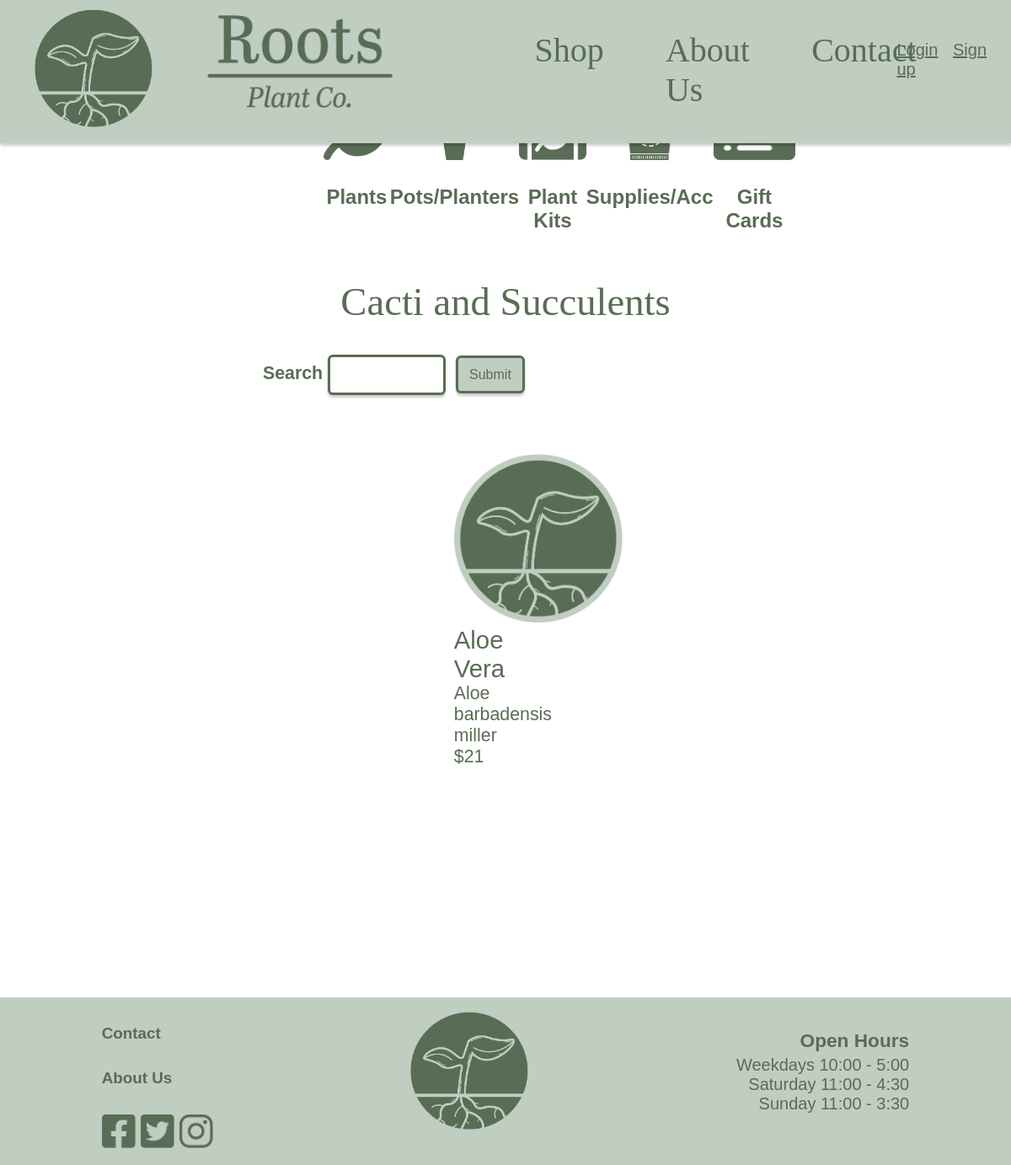
Before: /shopPlantsCactiSucculents with the older database file.
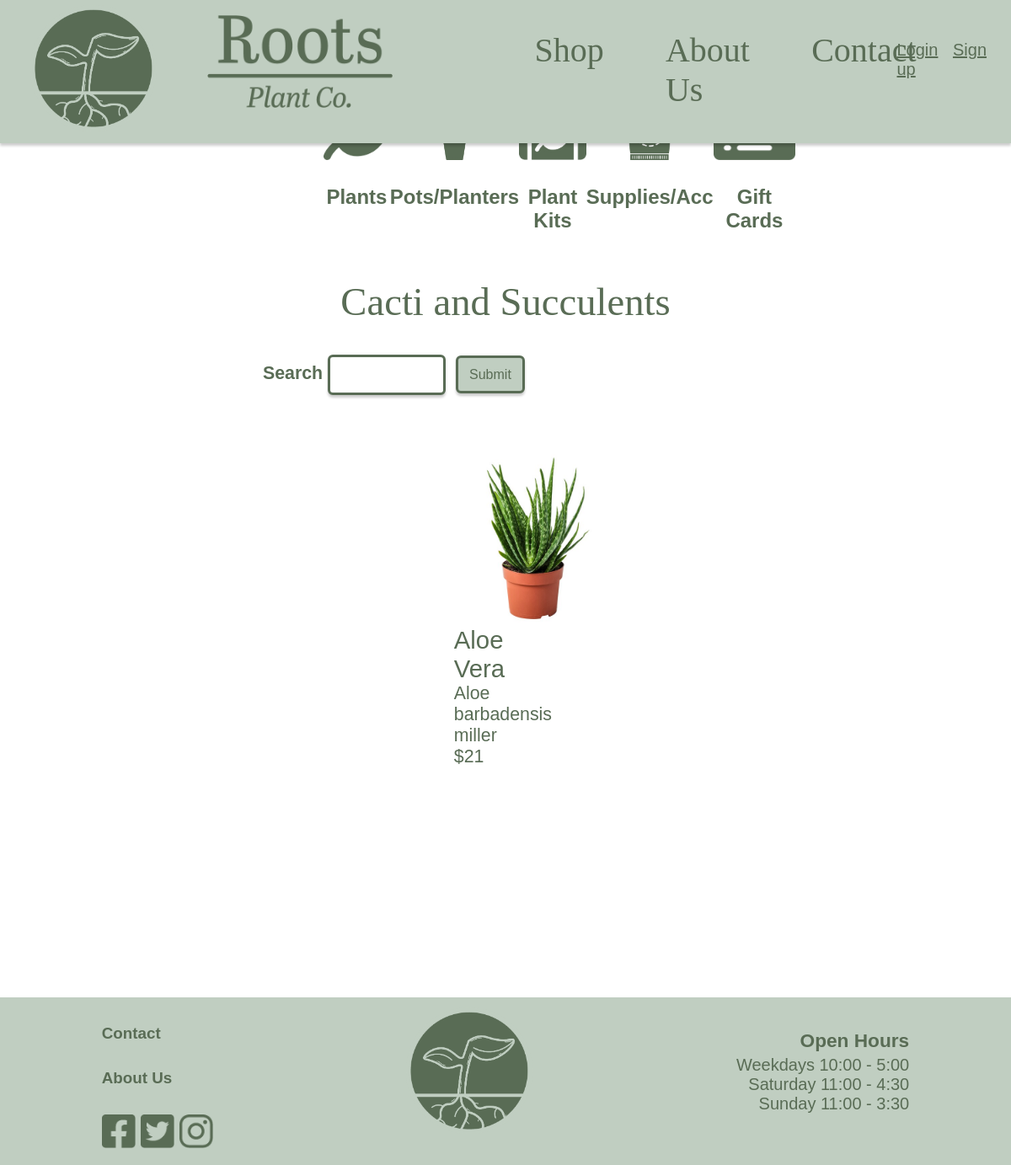
After: the same page with the newer database file.
### Website/models.py (models this page shows)
class ShopProducts(db.Model):
    __tablename__ = 'shopProducts'
    id = db.Column(db.Integer, primary_key=True)
    name = db.Column(db.String(150), nullable=False) #Is required
    summary = db.Column(db.String(500), nullable=True)
    description = db.Column(db.String(1000), nullable=True)
    price = db.Column(db.Integer, nullable=False) #Is required
    stock = db.Column(db.Integer, nullable=False) #Is required
    category = db.Column(db.String(150), nullable=False) #Is required
    subCategory = db.Column(db.String(150), nullable=True)
    subSubCategory = db.Column(db.String(150), nullable=True)
    imageUrl = db.Column(db.String(150), nullable=False) #Is required
    userId = db.Column(db.Integer, db.ForeignKey('user.id'))

### Website/views.py (the view)
@views.route('/shopPlantsCactiSucculents', methods=['GET', 'POST'])
def shopPlantsCactiSucculents():
    form, products = getShopProducts()
    return render_template('shopPlantsCactiSucculents.html', user=current_user, products=products, form=form)

### Website/forms.py
class SearchForm(FlaskForm):
    search = StringField('Search')
    submit = SubmitField('Submit')

### Website/views.py (called while the page is built)
def getShopProducts():
    form = SearchForm()
    products = []
    if request.method == 'POST':
        if form.validate_on_submit():
            search_term = form.search.data
        if not search_term:
            flash('Please enter a search term', category='error')
        else:
            search_term = search_term.strip()
            search_words = search_term.split()
            products = ShopProducts.query.filter(
                (ShopProducts.name.contains(search_term)) |
                (ShopProducts.category.contains(search_term)) |
                (ShopProducts.summary.contains(search_term)) |
                db.or_(*[ShopProducts.description.contains(word) for word in search_words])
            ).all()
            if not products:
                flash('No products found', category='error')
    else:
        products = ShopProducts.query.all()
    return form, products

### Website/templates/shopPlantsCactiSucculents.html (shortened to what this page needs)
{% extends "shop.html" %}
{% block categoryTitle %}
<h1 class="title">Cacti and Succulents</h1>
{% endblock %}
{% block productDisplay %}
    <div class="flexContainer">
        {% for product in products %}
        {% if product.category == "CactiSucculents" %}
        <div class="flexBox">
            <a href = "/product/{{product.id}}">
            <div class="productImage">
                <img src="{{ url_for('static', filename='img/' + product.imageUrl) }}" width="200" alt="Plant image">
            </div>
            <div class="productName">
                {{ product.name }}
            </div>
            <div class="productSummary">
                {{ product.summary }}
            </div>
            <div class="productPrice">
                ${{ product.price }}
            </div>
        </a>
        </div>
        {% endif %}
        {% endfor %}
    </div>
</div>
{% endblock %}

Changed rows visible on the page:
changed ShopProducts "Aloe Vera": imageUrl: a different picture
